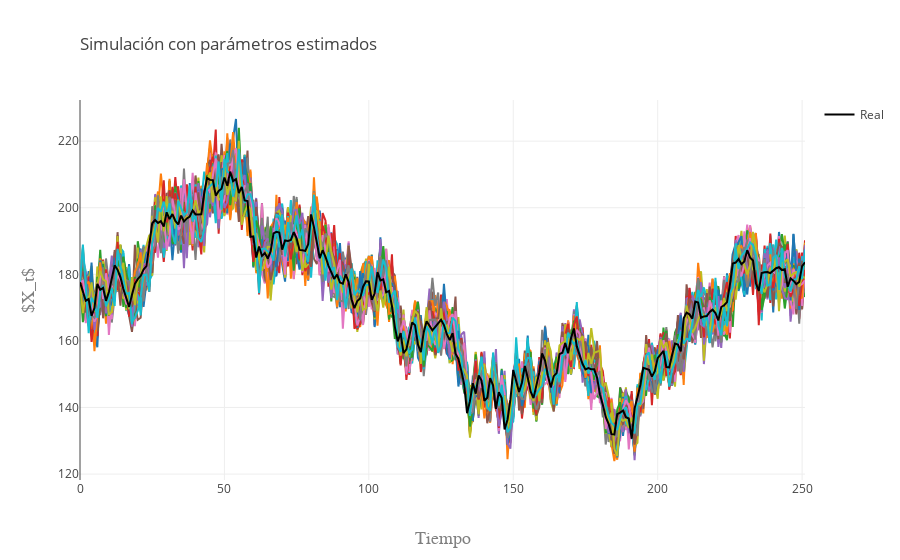

Notebook source saved alongside this figure:
### Code cell
data=[]
for i in range(k):
    trace1 = go.Scatter(
        y = S[i],
        x = np.arange(N),
        showlegend=False
    )
    data.append(trace1)

trace2 = go.Scatter(
    y = X,
    x = np.arange(N),
    mode = 'lines',
    line = dict(color = 'rgb(0,0,0)'),
    name = 'Real'
)
data.append(trace2)
layout = go.Layout(
    title=go.layout.Title(
        text='Simulación con parámetros estimados',
        xref='paper',
        x=0
    ),
    xaxis=go.layout.XAxis(
        title=go.layout.xaxis.Title(
            text='Tiempo',
            font=dict(
                family='Arial',
                size=18,
                color='#7f7f7f'
            )
        )
    ),
    yaxis=go.layout.YAxis(
        title=go.layout.yaxis.Title(
            text='$X_t$',
            font=dict(
                family='Arial',
                size=18,
                color='#7f7f7f'
            )
        )
    )
)
fig = go.Figure(data=data, layout=layout)
py.iplot(fig, filename='Estimacion')

### Figure 1 — Plotly figure (JSON) as saved in the notebook; plotly's stock layout.template omitted (floating-point values rounded to 4 significant figures; data arrays with more than 128 entries replaced by an {"elided": "..."} marker saying what was removed)
{"data": [{"showlegend": false, "type": "scatter", "uid": "d43ec755-888e-4e60-a659-663cf9c691a9", "x": {"elided": "252 int values"}, "y": {"elided": "252 float values"}}, {"showlegend": false, "type": "scatter", "uid": "ececa688-4bf9-4478-b722-83cdb42d0f6f", "x": {"elided": "252 int values"}, "y": {"elided": "252 float values"}}, {"showlegend": false, "type": "scatter", "uid": "457a15e8-c037-4c88-8602-53f8ac880040", "x": {"elided": "252 int values"}, "y": {"elided": "252 float values"}}, {"showlegend": false, "type": "scatter", "uid": "3eda1610-e8cf-40b8-8890-8cf4fac6d995", "x": {"elided": "252 int values"}, "y": {"elided": "252 float values"}}, {"showlegend": false, "type": "scatter", "uid": "7f0f3206-1f55-4187-bfaa-bf45f4870bf1", "x": {"elided": "252 int values"}, "y": {"elided": "252 float values"}}, {"showlegend": false, "type": "scatter", "uid": "9876f263-616a-4686-abc9-d702e35707f8", "x": {"elided": "252 int values"}, "y": {"elided": "252 float values"}}, {"showlegend": false, "type": "scatter", "uid": "c36632de-3c89-4626-8e29-8df5d76b3c86", "x": {"elided": "252 int values"}, "y": {"elided": "252 float values"}}, {"showlegend": false, "type": "scatter", "uid": "dc958319-5938-406f-9772-c41c22e2bcc1", "x": {"elided": "252 int values"}, "y": {"elided": "252 float values"}}, {"showlegend": false, "type": "scatter", "uid": "83b1f378-24ac-4d79-ae91-0689ea8e8a39", "x": {"elided": "252 int values"}, "y": {"elided": "252 float values"}}, {"showlegend": false, "type": "scatter", "uid": "f94b3fe3-d638-41af-a7c7-8bcc5cfacd53", "x": {"elided": "252 int values"}, "y": {"elided": "252 float values"}}, {"showlegend": false, "type": "scatter", "uid": "ddb731ca-d6f8-4311-bbd8-01931823164d", "x": {"elided": "252 int values"}, "y": {"elided": "252 float values"}}, {"showlegend": false, "type": "scatter", "uid": "801f0ee5-141a-41df-9db9-22dc350d738c", "x": {"elided": "252 int values"}, "y": {"elided": "252 float values"}}, {"showlegend": false, "type": "scatter", "uid": "262a2c35-1e86-45dd-bcd8-b09bb22665a7", "x": {"elided": "252 int values"}, "y": {"elided": "252 float values"}}, {"showlegend": false, "type": "scatter", "uid": "197deeda-ff8d-41c4-b3a3-a70f23c64783", "x": {"elided": "252 int values"}, "y": {"elided": "252 float values"}}, {"showlegend": false, "type": "scatter", "uid": "047c0ae2-0d50-4d47-9aa7-8cd3e2489fe5", "x": {"elided": "252 int values"}, "y": {"elided": "252 float values"}}, {"showlegend": false, "type": "scatter", "uid": "0d45080a-bd0b-4e96-8bee-0050f157359f", "x": {"elided": "252 int values"}, "y": {"elided": "252 float values"}}, {"showlegend": false, "type": "scatter", "uid": "6e4d4722-c010-47f8-a26b-bd60c7da4b0c", "x": {"elided": "252 int values"}, "y": {"elided": "252 float values"}}, {"showlegend": false, "type": "scatter", "uid": "901b5b6a-2fe7-49f0-b91b-0efe3d758d37", "x": {"elided": "252 int values"}, "y": {"elided": "252 float values"}}, {"showlegend": false, "type": "scatter", "uid": "e7a50faf-e411-48e8-a942-5147ee832cde", "x": {"elided": "252 int values"}, "y": {"elided": "252 float values"}}, {"showlegend": false, "type": "scatter", "uid": "409d46c9-c886-4ae5-8217-257cc2c4c811", "x": {"elided": "252 int values"}, "y": {"elided": "252 float values"}}, {"showlegend": false, "type": "scatter", "uid": "fc76c524-a649-4c15-8954-c13309e40cd3", "x": {"elided": "252 int values"}, "y": {"elided": "252 float values"}}, {"showlegend": false, "type": "scatter", "uid": "904a8f33-0201-4a47-84c9-0cbd645cbfc9", "x": {"elided": "252 int values"}, "y": {"elided": "252 float values"}}, {"showlegend": false, "type": "scatter", "uid": "808d8255-29fd-49d8-be5a-e270362309fa", "x": {"elided": "252 int values"}, "y": {"elided": "252 float values"}}, {"showlegend": false, "type": "scatter", "uid": "0e4817fe-9a3f-44a8-b952-8e8430a35387", "x": {"elided": "252 int values"}, "y": {"elided": "252 float values"}}, {"showlegend": false, "type": "scatter", "uid": "565c3ffd-b5ca-45e3-8ca4-bc9b1f4aed93", "x": {"elided": "252 int values"}, "y": {"elided": "252 float values"}}, {"showlegend": false, "type": "scatter", "uid": "96f312d7-c69e-41c1-98be-292cc66ed6a3", "x": {"elided": "252 int values"}, "y": {"elided": "252 float values"}}, {"showlegend": false, "type": "scatter", "uid": "5280c652-0194-4d0f-9c77-43173246a732", "x": {"elided": "252 int values"}, "y": {"elided": "252 float values"}}, {"showlegend": false, "type": "scatter", "uid": "7f10caea-9b01-4265-951e-0cff6fa31e1b", "x": {"elided": "252 int values"}, "y": {"elided": "252 float values"}}, {"showlegend": false, "type": "scatter", "uid": "e2d8ff31-52a3-4dcf-81b9-a63a427466d2", "x": {"elided": "252 int values"}, "y": {"elided": "252 float values"}}, {"showlegend": false, "type": "scatter", "uid": "68159880-c9fa-4d0c-abea-3b032b6359e7", "x": {"elided": "252 int values"}, "y": {"elided": "252 float values"}}, {"showlegend": false, "type": "scatter", "uid": "c7251f9b-383d-4397-9c9e-02beea81d2e5", "x": {"elided": "252 int values"}, "y": {"elided": "252 float values"}}, {"showlegend": false, "type": "scatter", "uid": "9b6fe19c-47bb-45ad-b631-7ad41460de15", "x": {"elided": "252 int values"}, "y": {"elided": "252 float values"}}, {"showlegend": false, "type": "scatter", "uid": "cad6aefb-263e-42d6-a77b-ff6021ee43f0", "x": {"elided": "252 int values"}, "y": {"elided": "252 float values"}}, {"showlegend": false, "type": "scatter", "uid": "dd7503e0-4a14-45e4-954e-a533f4469abb", "x": {"elided": "252 int values"}, "y": {"elided": "252 float values"}}, {"showlegend": false, "type": "scatter", "uid": "a777d903-d4da-4275-93d6-1443b7283049", "x": {"elided": "252 int values"}, "y": {"elided": "252 float values"}}, {"showlegend": false, "type": "scatter", "uid": "f054cdf9-f000-433c-8218-52049a34e5ef", "x": {"elided": "252 int values"}, "y": {"elided": "252 float values"}}, {"showlegend": false, "type": "scatter", "uid": "b27f5c87-bcd9-454d-a2e1-4660e3348c87", "x": {"elided": "252 int values"}, "y": {"elided": "252 float values"}}, {"showlegend": false, "type": "scatter", "uid": "f069129b-6b16-4eab-962c-0da022e8db77", "x": {"elided": "252 int values"}, "y": {"elided": "252 float values"}}, {"showlegend": false, "type": "scatter", "uid": "8d4f0083-a040-47ad-8a8b-ea2a08a160f4", "x": {"elided": "252 int values"}, "y": {"elided": "252 float values"}}, {"showlegend": false, "type": "scatter", "uid": "ee0118cf-23ee-4378-9705-ececb78d6b01", "x": {"elided": "252 int values"}, "y": {"elided": "252 float values"}}, {"showlegend": false, "type": "scatter", "uid": "87190d8d-05dc-476c-a540-fdfadfea5c45", "x": {"elided": "252 int values"}, "y": {"elided": "252 float values"}}, {"showlegend": false, "type": "scatter", "uid": "f3a48b3a-917f-4fa8-bfe3-32852a61ccb0", "x": {"elided": "252 int values"}, "y": {"elided": "252 float values"}}, {"showlegend": false, "type": "scatter", "uid": "a955c550-a255-4b1c-87ee-d9961a9c58d6", "x": {"elided": "252 int values"}, "y": {"elided": "252 float values"}}, {"showlegend": false, "type": "scatter", "uid": "3d0d3ce9-aef8-4d9c-99de-d35ee0b7d9f8", "x": {"elided": "252 int values"}, "y": {"elided": "252 float values"}}, {"showlegend": false, "type": "scatter", "uid": "d2448e04-2e66-427b-8e1c-45cc803a9138", "x": {"elided": "252 int values"}, "y": {"elided": "252 float values"}}, {"showlegend": false, "type": "scatter", "uid": "37d2feaa-fc22-4590-90d4-082857e5e936", "x": {"elided": "252 int values"}, "y": {"elided": "252 float values"}}, {"showlegend": false, "type": "scatter", "uid": "19a0c941-fc2f-4128-b16f-01feb41c5d5e", "x": {"elided": "252 int values"}, "y": {"elided": "252 float values"}}, {"showlegend": false, "type": "scatter", "uid": "09b6ba76-7599-426b-aa0c-77b7014fc0e5", "x": {"elided": "252 int values"}, "y": {"elided": "252 float values"}}, {"showlegend": false, "type": "scatter", "uid": "cf039679-4fc6-4b5c-8f55-d1287789e713", "x": {"elided": "252 int values"}, "y": {"elided": "252 float values"}}, {"showlegend": false, "type": "scatter", "uid": "4c93f2a1-94bf-44ee-82be-497aa2ae55bc", "x": {"elided": "252 int values"}, "y": {"elided": "252 float values"}}, {"showlegend": false, "type": "scatter", "uid": "78fc1430-1f52-4311-8522-af41b25b09a6", "x": {"elided": "252 int values"}, "y": {"elided": "252 float values"}}, {"showlegend": false, "type": "scatter", "uid": "61edddae-56ec-484b-9b84-d3656c238964", "x": {"elided": "252 int values"}, "y": {"elided": "252 float values"}}, {"showlegend": false, "type": "scatter", "uid": "60cca584-b2f9-4598-ba8e-bdcad94348c4", "x": {"elided": "252 int values"}, "y": {"elided": "252 float values"}}, {"showlegend": false, "type": "scatter", "uid": "24d62318-fb2a-4663-b549-bec1b1c8f717", "x": {"elided": "252 int values"}, "y": {"elided": "252 float values"}}, {"showlegend": false, "type": "scatter", "uid": "b467543c-9910-4ba0-8436-2e6d40adc7d6", "x": {"elided": "252 int values"}, "y": {"elided": "252 float values"}}, {"showlegend": false, "type": "scatter", "uid": "96da9b48-7d2c-46d8-886e-9d1f8a69cdae", "x": {"elided": "252 int values"}, "y": {"elided": "252 float values"}}, {"showlegend": false, "type": "scatter", "uid": "169ab427-fab1-4d05-abd0-0786863815e9", "x": {"elided": "252 int values"}, "y": {"elided": "252 float values"}}, {"showlegend": false, "type": "scatter", "uid": "ca011655-ab6f-42ed-8b17-0e0d20caae20", "x": {"elided": "252 int values"}, "y": {"elided": "252 float values"}}, {"showlegend": false, "type": "scatter", "uid": "f058d62c-2e6a-4a87-83d2-a59a3e92be47", "x": {"elided": "252 int values"}, "y": {"elided": "252 float values"}}, {"showlegend": false, "type": "scatter", "uid": "759936d8-3c70-4857-94ba-838c38350580", "x": {"elided": "252 int values"}, "y": {"elided": "252 float values"}}, {"showlegend": false, "type": "scatter", "uid": "f74c7555-7f62-4295-a62c-a6832fd50ec5", "x": {"elided": "252 int values"}, "y": {"elided": "252 float values"}}, {"showlegend": false, "type": "scatter", "uid": "8d8eef26-5bb0-4840-b7a2-421de712135f", "x": {"elided": "252 int values"}, "y": {"elided": "252 float values"}}, {"showlegend": false, "type": "scatter", "uid": "c684607e-7ad7-4a2a-84ee-8fb8ef8ec196", "x": {"elided": "252 int values"}, "y": {"elided": "252 float values"}}, {"showlegend": false, "type": "scatter", "uid": "c023a267-bc65-4ceb-99c5-ac424d4e08dc", "x": {"elided": "252 int values"}, "y": {"elided": "252 float values"}}, {"showlegend": false, "type": "scatter", "uid": "80585c31-c0da-49fe-95a1-a54fd3c9f6cf", "x": {"elided": "252 int values"}, "y": {"elided": "252 float values"}}, {"showlegend": false, "type": "scatter", "uid": "bfa85553-925c-4369-a4e9-3a8dfa42bc72", "x": {"elided": "252 int values"}, "y": {"elided": "252 float values"}}, {"showlegend": false, "type": "scatter", "uid": "cf97fb56-7ad7-457f-8e6f-6784d9cafcda", "x": {"elided": "252 int values"}, "y": {"elided": "252 float values"}}, {"showlegend": false, "type": "scatter", "uid": "b5c3164d-02f3-4a42-a8f7-728fc2770967", "x": {"elided": "252 int values"}, "y": {"elided": "252 float values"}}, {"showlegend": false, "type": "scatter", "uid": "d50464aa-66f0-43be-b5da-03d554e27fa5", "x": {"elided": "252 int values"}, "y": {"elided": "252 float values"}}, {"showlegend": false, "type": "scatter", "uid": "b0b31557-29cb-4ccd-a1a7-6baa3795f607", "x": {"elided": "252 int values"}, "y": {"elided": "252 float values"}}, {"showlegend": false, "type": "scatter", "uid": "5c1e1866-c210-4ade-ba5d-b41d5e91ab19", "x": {"elided": "252 int values"}, "y": {"elided": "252 float values"}}, {"showlegend": false, "type": "scatter", "uid": "42ed4dfa-6c28-4981-8e89-37569661be5d", "x": {"elided": "252 int values"}, "y": {"elided": "252 float values"}}, {"showlegend": false, "type": "scatter", "uid": "9b67d579-6265-44ba-9917-180a6cf1dbb9", "x": {"elided": "252 int values"}, "y": {"elided": "252 float values"}}, {"showlegend": false, "type": "scatter", "uid": "7027004b-c324-4ad6-bfb2-b46bed9554d2", "x": {"elided": "252 int values"}, "y": {"elided": "252 float values"}}, {"showlegend": false, "type": "scatter", "uid": "cafcb89b-0515-4ff5-a0e9-f0ca12f17244", "x": {"elided": "252 int values"}, "y": {"elided": "252 float values"}}, {"showlegend": false, "type": "scatter", "uid": "689f5c06-2ce4-4022-8a4c-4d1bb53b7790", "x": {"elided": "252 int values"}, "y": {"elided": "252 float values"}}, {"showlegend": false, "type": "scatter", "uid": "5c27015b-b6b1-4b37-9720-cbae20b53ec3", "x": {"elided": "252 int values"}, "y": {"elided": "252 float values"}}, {"showlegend": false, "type": "scatter", "uid": "36de733e-30a4-42ed-8d80-c88a9a2b1004", "x": {"elided": "252 int values"}, "y": {"elided": "252 float values"}}, {"showlegend": false, "type": "scatter", "uid": "ed03b72a-3ef8-45af-bca6-7cccb0d42820", "x": {"elided": "252 int values"}, "y": {"elided": "252 float values"}}, {"showlegend": false, "type": "scatter", "uid": "8f095ff6-4bb0-4fde-ad17-d30520c0b310", "x": {"elided": "252 int values"}, "y": {"elided": "252 float values"}}, {"showlegend": false, "type": "scatter", "uid": "c36f9f29-4045-4b7b-894b-50c5e93842b1", "x": {"elided": "252 int values"}, "y": {"elided": "252 float values"}}, {"showlegend": false, "type": "scatter", "uid": "d6cd9dad-0740-4a48-a6c2-b98ef25324b6", "x": {"elided": "252 int values"}, "y": {"elided": "252 float values"}}, {"showlegend": false, "type": "scatter", "uid": "8b02d248-5843-4c39-a2a5-717d30e30d03", "x": {"elided": "252 int values"}, "y": {"elided": "252 float values"}}, {"showlegend": false, "type": "scatter", "uid": "4a4d95c7-8011-4a67-a803-d15f0945294c", "x": {"elided": "252 int values"}, "y": {"elided": "252 float values"}}, {"showlegend": false, "type": "scatter", "uid": "f10eb42c-3ec5-45ea-a58f-ab80c66b561e", "x": {"elided": "252 int values"}, "y": {"elided": "252 float values"}}, {"showlegend": false, "type": "scatter", "uid": "154ec281-a9d3-49e4-9148-9a83c56ebcc7", "x": {"elided": "252 int values"}, "y": {"elided": "252 float values"}}, {"showlegend": false, "type": "scatter", "uid": "ea0f1fac-08db-4947-97d3-56a9cba38a56", "x": {"elided": "252 int values"}, "y": {"elided": "252 float values"}}, {"showlegend": false, "type": "scatter", "uid": "5a17bcd3-a5b4-42d6-a14d-c8a423395943", "x": {"elided": "252 int values"}, "y": {"elided": "252 float values"}}, {"showlegend": false, "type": "scatter", "uid": "1455e375-be76-4702-8a41-fa9ca98b6d2f", "x": {"elided": "252 int values"}, "y": {"elided": "252 float values"}}, {"showlegend": false, "type": "scatter", "uid": "a0a4d403-4ee6-4c86-a0be-714de98ea6ff", "x": {"elided": "252 int values"}, "y": {"elided": "252 float values"}}, {"showlegend": false, "type": "scatter", "uid": "3014b25c-e52b-4b6a-8f57-004f9e05eea3", "x": {"elided": "252 int values"}, "y": {"elided": "252 float values"}}, {"showlegend": false, "type": "scatter", "uid": "22d5e02d-911e-4053-a936-f30a8873b9ed", "x": {"elided": "252 int values"}, "y": {"elided": "252 float values"}}, {"showlegend": false, "type": "scatter", "uid": "43ec95cb-b5a6-4895-a40a-f71fa571d75d", "x": {"elided": "252 int values"}, "y": {"elided": "252 float values"}}, {"showlegend": false, "type": "scatter", "uid": "9cfcdcd5-c377-4692-a101-6d2fde33e10e", "x": {"elided": "252 int values"}, "y": {"elided": "252 float values"}}, {"showlegend": false, "type": "scatter", "uid": "921f8fcd-fc18-471d-8e4f-afea38528262", "x": {"elided": "252 int values"}, "y": {"elided": "252 float values"}}, {"showlegend": false, "type": "scatter", "uid": "209dd37a-3ae5-44ef-9be0-cbec3ba98dc0", "x": {"elided": "252 int values"}, "y": {"elided": "252 float values"}}, {"showlegend": false, "type": "scatter", "uid": "34d5cc4c-c69c-4b44-a819-bada1d4b67a1", "x": {"elided": "252 int values"}, "y": {"elided": "252 float values"}}, {"showlegend": false, "type": "scatter", "uid": "cebea927-a284-4d72-9938-5350ce50c96e", "x": {"elided": "252 int values"}, "y": {"elided": "252 float values"}}, {"showlegend": false, "type": "scatter", "uid": "9a1abbc6-6440-44ad-a1d9-2c638803e3ae", "x": {"elided": "252 int values"}, "y": {"elided": "252 float values"}}, {"showlegend": false, "type": "scatter", "uid": "93b56658-c9be-4a60-9703-e4dea1414dd1", "x": {"elided": "252 int values"}, "y": {"elided": "252 float values"}}, {"line": {"color": "rgb(0, 0, 0)"}, "mode": "lines", "name": "Real", "type": "scatter", "uid": "9dbc57e7-10d6-466f-9148-b9b17044fdda", "x": {"elided": "252 int values"}, "y": {"elided": "252 float values"}}], "layout": {"autosize": true, "title": {"text": "Simulación con parámetros estimados", "x": 0, "xref": "paper"}, "xaxis": {"autorange": true, "range": [0, 251], "title": {"font": {"color": "#7f7f7f", "family": "Arial", "size": 18}, "text": "Tiempo"}, "type": "linear"}, "yaxis": {"autorange": true, "range": [118.2, 232.4], "title": {"font": {"color": "#7f7f7f", "family": "Arial", "size": 18}, "text": "$X_t$"}, "type": "linear"}}}
